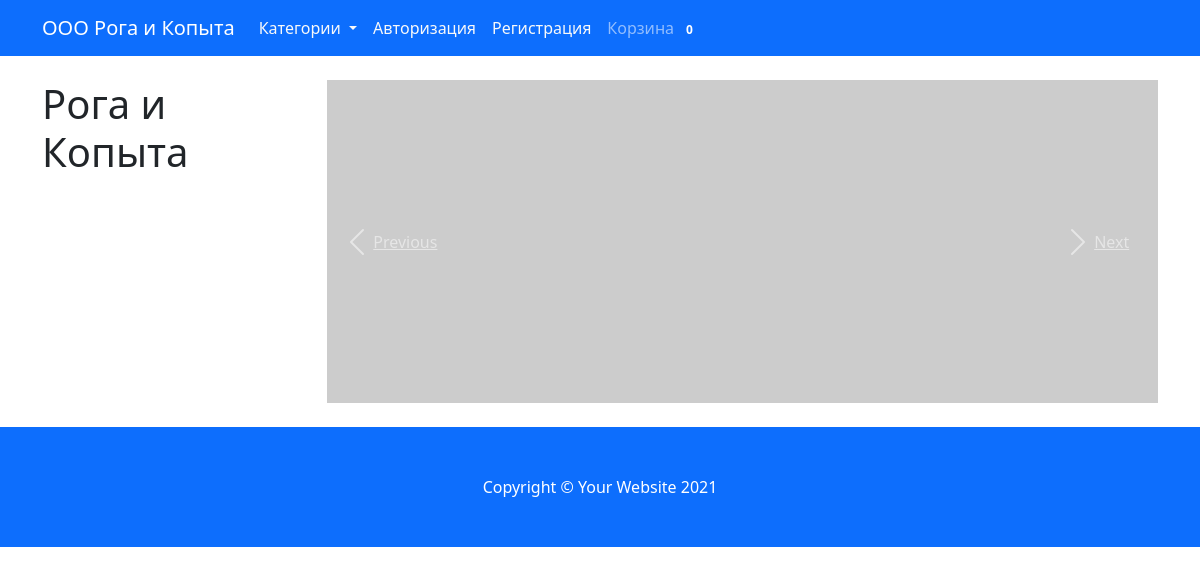
The app's page /, older data.
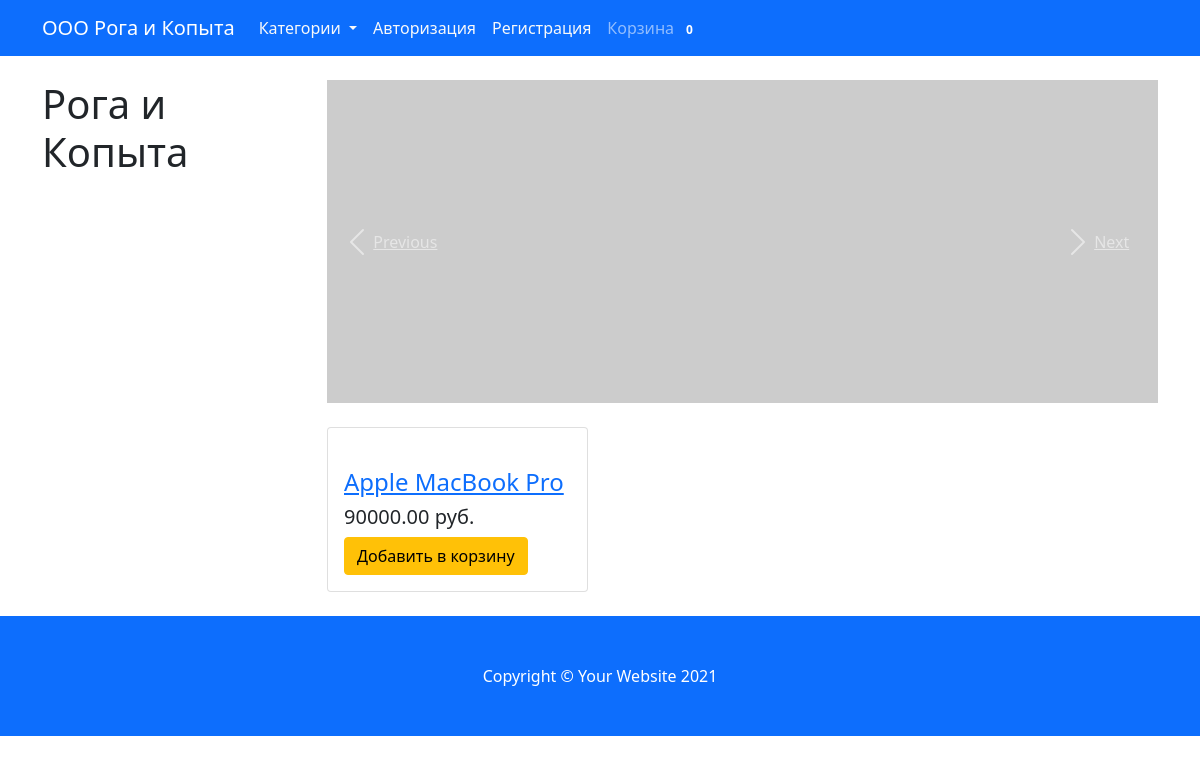
The same page, newer data.
### main_app/models.py (models this page shows, shortened)
class Product(models.Model):
    category = models.ForeignKey(Category, verbose_name='Категория', on_delete=models.CASCADE)
    title = models.CharField(max_length=250, verbose_name='Наименование продукта')
    slug = models.SlugField(unique=True)
    image = models.ImageField(verbose_name='Изображение продукта')
    description = models.TextField(verbose_name='Описание продукта', null=True)
    price = models.DecimalField(max_digits=9, decimal_places=2, verbose_name='Цена')
    def get_absolute_url(self):
        return reverse('product_detail', kwargs={'slug': self.slug})

### main_app/views.py (the view)
# urls.py: path('', BaseView.as_view(), name='base'),
class BaseView(CartMixin, View):
    def get(self, request, *args, **kwargs):
        categories = Category.objects.all()
        products = Product.objects.all()
        context = {
            'categories': categories,
            'products': products,
            'cart': self.cart
        }
        return render(request, 'base.html', context)

### main_app/mixins.py (called while the page is built)
    def dispatch(self, request, *args, **kwargs):
        if request.user.is_authenticated:
            customer = Customer.objects.filter(user=request.user).first()
            if not customer:
                customer = Customer.objects.create(
                    user=request.user
                )
            cart = Cart.objects.filter(owner=customer, in_order=False).first()
            if not cart:
                cart = Cart.objects.create(owner=customer)
        else:
            cart = Cart.objects.filter(for_anonymous_user=True).first()
            if not cart:
                cart = Cart.objects.create(for_anonymous_user=True)
        self.cart = cart
        return super().dispatch(request, *args, **kwargs)

### main_app/models.py (called while the page is built)
    def get_absolute_url(self):
        return reverse('category_detail', kwargs={'slug': self.slug})

### main_app/templates/base.html (shortened to what the changed rows need)
<!DOCTYPE html>
<html lang="en">
    <head>
        <link href="https://cdn.jsdelivr.net/npm/bootstrap@5.0.0/dist/css/bootstrap.min.css"
              rel="stylesheet"
>
    </head>
    <body>
        <div class="container">
            <div class="row">
                <div class="col-lg-3">
                    <h1 class="my-4">Рога и Копыта</h1>
                </div>
                <div class="col-lg-9">
                    {% block content %}
                    <div class="row">
                        {% for product in products %}
                        <div class="col-lg-4 col-md-6 mb-4">
                            <div class="card h-100">
                                <a href="{{ product.get_absolute_url }}">
                                </a>
                                <div class="card-body">
                                    <h4 class="card-title">
                                        <a href="{{ product.get_absolute_url }}">{{ product.title }}
                                        </a>
                                    </h4>
                                    <h5>{{ product.price }} руб.</h5>
                                    <a href="{% url 'add_to_cart' slug=product.slug %}">
                                        <button class="btn btn-warning">Добавить в корзину</button>
                                    </a>
                                </div>
                            </div>
                        </div>
                        {% endfor %}
                    </div>
                {% endblock content %}
                </div>
            </div>
        </div>
    </body>
</html>

Row changes from the older to the newer data that the page shows:
added Product: title "Apple MacBook Pro", price "90000.00"
